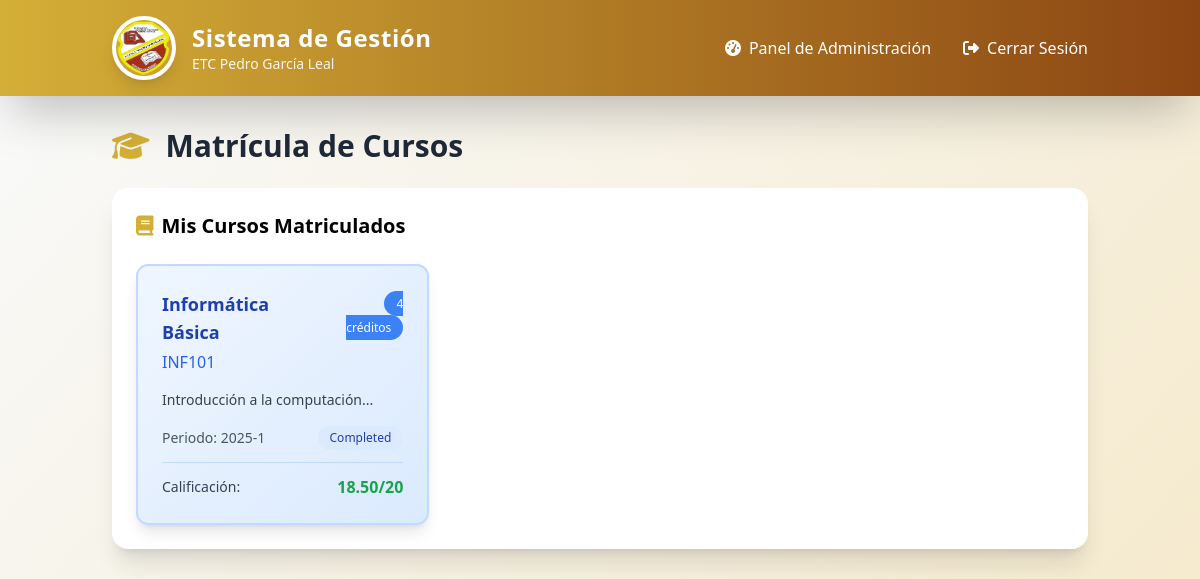
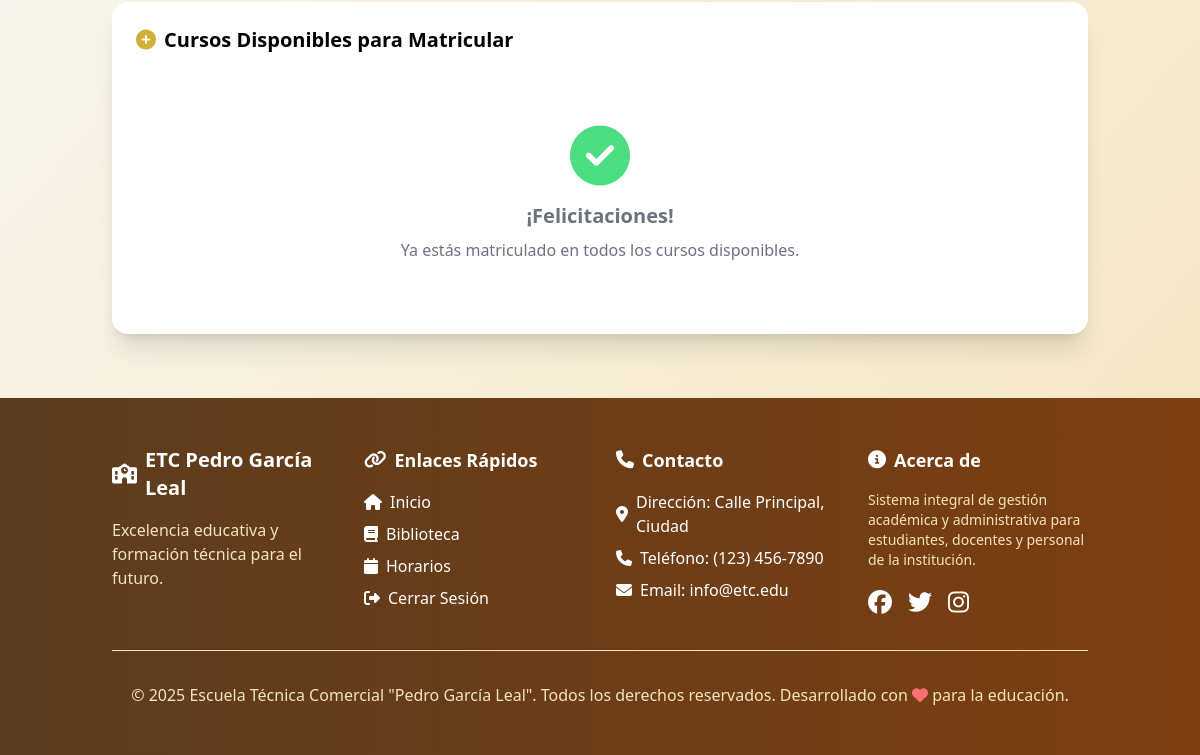
Before: /modules/student/enroll.php (signed in) with the older database file (2 pictures, top to bottom).
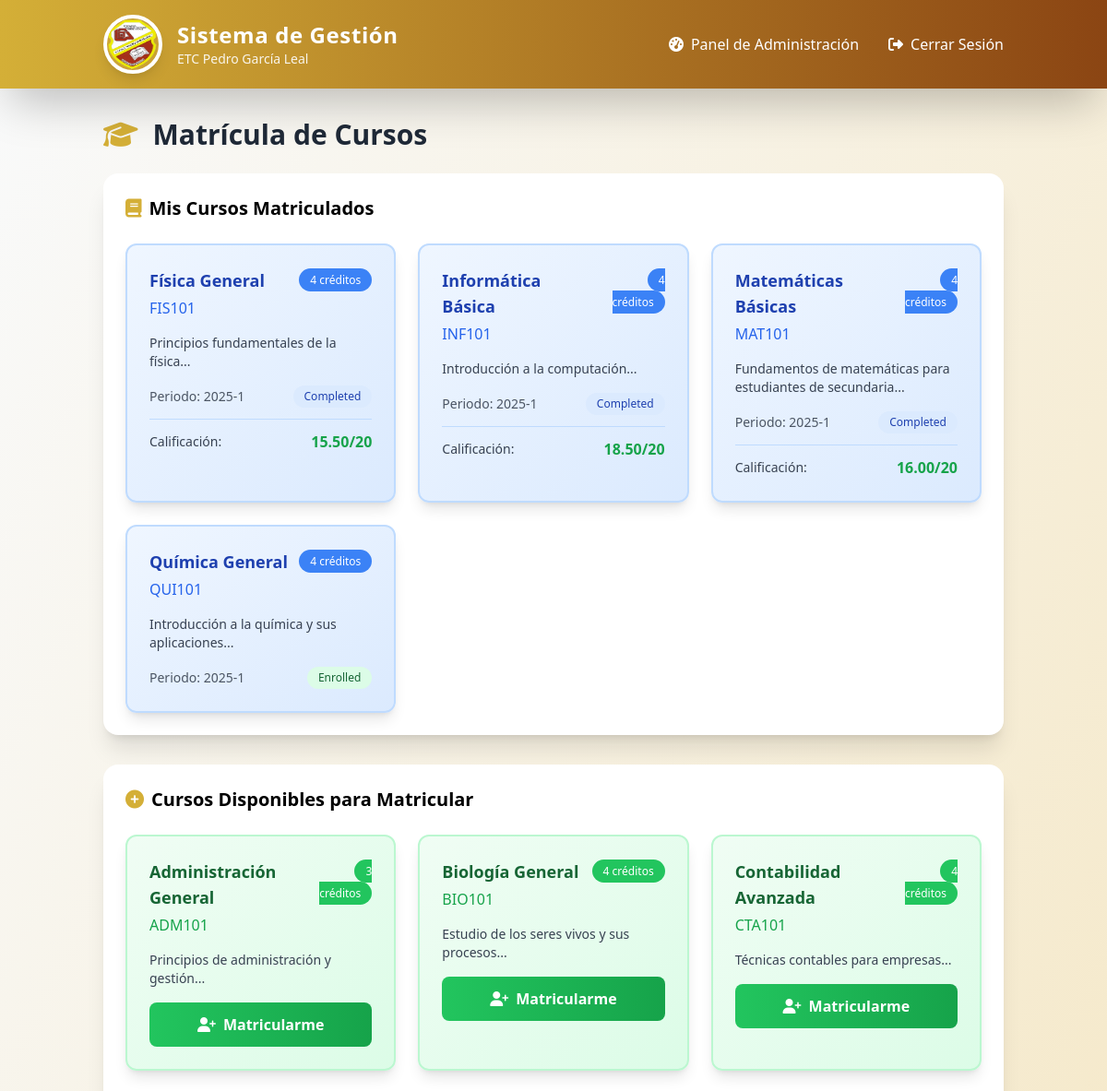
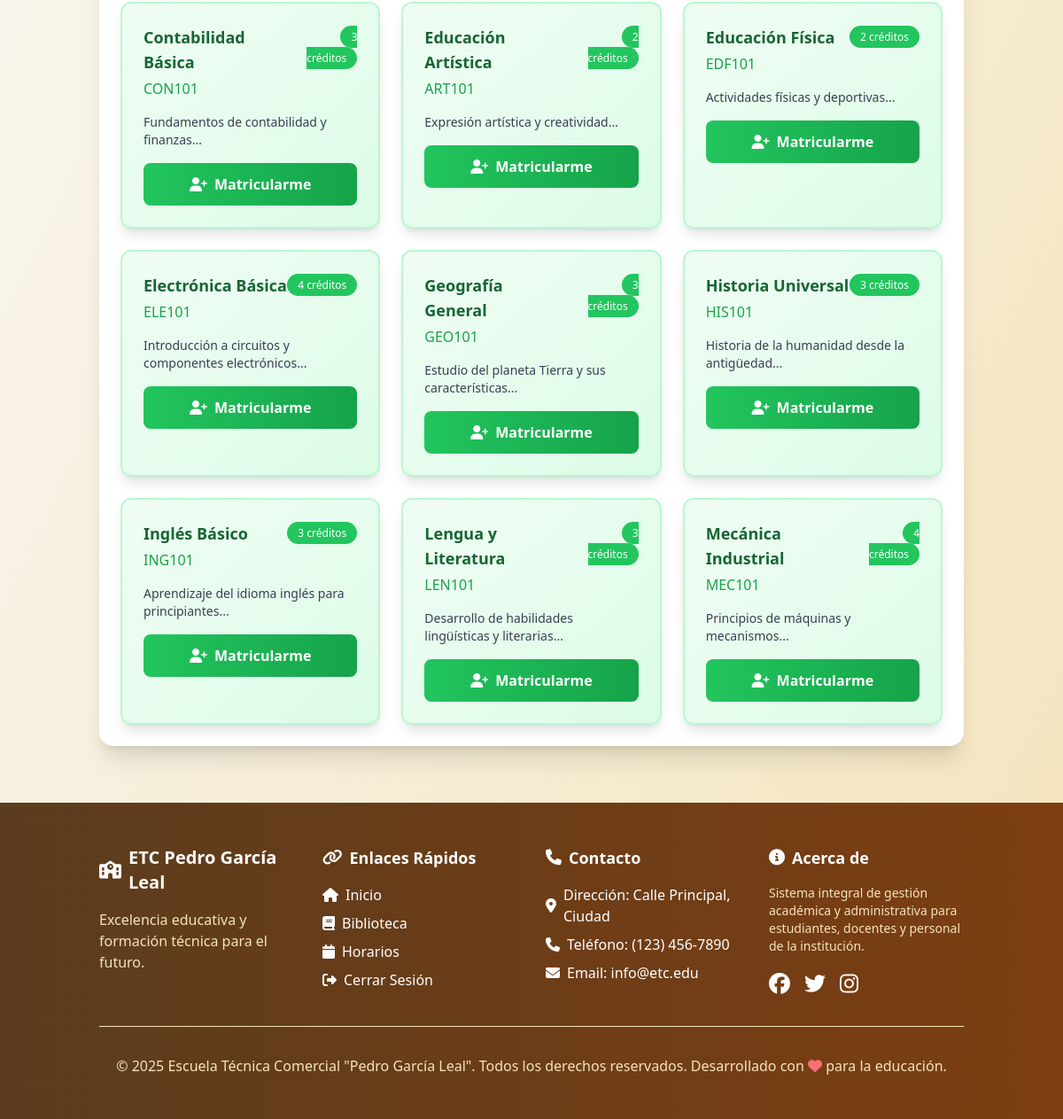
After: the same page with the newer database file (2 pictures, top to bottom).
### tables this page shows
CREATE TABLE `enrollments` (
  `id` int(11) NOT NULL,
  `student_id` int(11) NOT NULL,
  `course_id` int(11) NOT NULL,
  `period` varchar(20) NOT NULL,
  `grade` decimal(5,2) DEFAULT NULL,
  `status` enum('enrolled','completed','failed') DEFAULT 'enrolled'
);

CREATE TABLE `courses` (
  `id` int(11) NOT NULL,
  `code` varchar(20) NOT NULL,
  `name` varchar(100) NOT NULL,
  `credits` int(11) NOT NULL,
  `description` text DEFAULT NULL
);

### modules/student/enroll.php (the view, shortened to what the changed rows need)
<?php require_once '../../includes/config.php'; ?>
<?php include '../../templates/header.php'; ?>
<?php
$user_id = $_SESSION['user_id'];
$stmt = $pdo->prepare("
    SELECT c.* FROM courses c
    WHERE c.id NOT IN (
        SELECT course_id FROM enrollments WHERE student_id = ?
    )
    ORDER BY c.name
");
$stmt->execute([$user_id]);
$available_courses = $stmt->fetchAll(PDO::FETCH_ASSOC);
$stmt = $pdo->prepare("
    SELECT e.id, e.period, e.status, e.grade,
           c.name, c.code, c.credits, c.description
    FROM enrollments e
    JOIN courses c ON e.course_id = c.id
    WHERE e.student_id = ?
    ORDER BY c.name
");
$stmt->execute([$user_id]);
$current_enrollments = $stmt->fetchAll(PDO::FETCH_ASSOC);
?>
<main class="container mx-auto px-6 py-8">
    <h2 class="text-3xl font-bold text-gray-800 mb-6 animate-slide-in-left flex items-center">
        <i class="fas fa-graduation-cap mr-4 text-primary"></i>
        Matrícula de Cursos
    </h2>
    <?php if (!empty($current_enrollments)): ?>
        <div class="bg-white p-6 rounded-2xl shadow-xl mb-8 animate-fade-in-up">
            <div class="grid md:grid-cols-2 lg:grid-cols-3 gap-6">
                <?php foreach ($current_enrollments as $enrollment): ?>
                    <div class="bg-gradient-to-br from-blue-50 to-blue-100 p-6 rounded-xl shadow-lg border-2 border-blue-200">
                        <div class="flex items-start justify-between mb-4">
                            <div>
                                <h4 class="text-lg font-bold text-blue-800 mb-1">
                                    <?php echo htmlspecialchars($enrollment['name']); ?>
                                </h4>
                                <p class="text-blue-600 font-medium">
                                    <?php echo htmlspecialchars($enrollment['code']); ?>
                                </p>
                            </div>
                            <div class="text-right">
                                <span class="bg-blue-500 text-white px-3 py-1 rounded-full text-xs font-medium">
                                    <?php echo $enrollment['credits']; ?> créditos
                                </span>
                            </div>
                        </div>
                        <p class="text-gray-700 text-sm mb-4">
                            <?php echo htmlspecialchars(substr($enrollment['description'] ?? 'Sin descripción', 0, 100)); ?>...
                        </p>
                        <div class="flex items-center justify-between">
                            <div class="text-sm text-gray-600">
                                <span class="font-medium">Periodo:</span> <?php echo htmlspecialchars($enrollment['period']); ?>
                            </div>
                            <span class="px-3 py-1 rounded-full text-xs font-medium
                                <?php
                                if ($enrollment['status'] == 'enrolled') echo 'bg-green-100 text-green-800';
                                elseif ($enrollment['status'] == 'completed') echo 'bg-blue-100 text-blue-800';
                                elseif ($enrollment['status'] == 'failed') echo 'bg-red-100 text-red-800';
                                else echo 'bg-gray-100 text-gray-800';
                                ?>">
                                <?php echo ucfirst($enrollment['status']); ?>
                            </span>
                        </div>
                        <?php if ($enrollment['grade'] !== null): ?>
                            <div class="mt-3 pt-3 border-t border-blue-200">
                                <div class="flex items-center justify-between">
                                    <span class="text-sm font-medium text-gray-700">Calificación:</span>
                                    <span class="font-bold <?php echo $enrollment['grade'] >= 10 ? 'text-green-600' : 'text-red-600'; ?>">
                                        <?php echo $enrollment['grade']; ?>/20
                                    </span>
                                </div>
                            </div>
                        <?php endif; ?>
                    </div>
                <?php endforeach; ?>
            </div>
        </div>
    <?php endif; ?>
    <div class="bg-white p-6 rounded-2xl shadow-xl animate-fade-in-up">
        <?php if (!empty($available_courses)): ?>
            <div class="grid md:grid-cols-2 lg:grid-cols-3 gap-6">
                <?php foreach ($available_courses as $course): ?>
                    <div class="bg-gradient-to-br from-green-50 to-green-100 p-6 rounded-xl shadow-lg border-2 border-green-200 hover:shadow-xl transition duration-300">
                        <div class="flex items-start justify-between mb-4">
                            <div>
                                <h4 class="text-lg font-bold text-green-800 mb-1">
                                    <?php echo htmlspecialchars($course['name']); ?>
                                </h4>
                                <p class="text-green-600 font-medium">
                                    <?php echo htmlspecialchars($course['code']); ?>
                                </p>
                            </div>
                            <div class="text-right">
                                <span class="bg-green-500 text-white px-3 py-1 rounded-full text-xs font-medium">
                                    <?php echo $course['credits']; ?> créditos
                                </span>
                            </div>
                        </div>
                        <p class="text-gray-700 text-sm mb-4">
                            <?php echo htmlspecialchars(substr($course['description'] ?? 'Sin descripción', 0, 100)); ?>...
                        </p>
                        <form method="POST" class="mt-4">
                            <button type="submit" name="enroll_course" class="w-full bg-gradient-to-r from-green-500 to-green-600 text-white font-bold py-3 px-6 rounded-lg hover:shadow-lg transition duration-300 transform hover:scale-105 flex items-center justify-center">
                                <i class="fas fa-user-plus mr-2"></i>
                                Matricularme
                            </button>
                        </form>
                    </div>
                <?php endforeach; ?>
            </div>
        <?php else: ?>
            <div class="text-center py-12 text-gray-500">
                <i class="fas fa-check-circle text-6xl mb-4 text-green-400"></i>
                <h4 class="text-xl font-semibold mb-2">¡Felicitaciones!</h4>
                <p>Ya estás matriculado en todos los cursos disponibles.</p>
            </div>
        <?php endif; ?>
    </div>
</main>
<?php include '../../templates/footer.php'; ?>

Changed rows visible on the page:
now on this page (row unchanged): enrollments: course.name "Física General", course.code "FIS101", course.credits "4", course.description "Principios fundamentales de la física", period "2025-1", status "Completed", grade "15.50"
now on this page (row unchanged): enrollments: course.name "Matemáticas Básicas", course.code "MAT101", course.credits "4", course.description "Fundamentos de matemáticas para estudiantes de secundaria", period "2025-1", status "Completed", grade "16.00"
now on this page (row unchanged): enrollments: course.name "Química General", course.code "QUI101", course.credits "4", course.description "Introducción a la química y sus aplicaciones", period "2025-1", status "Enrolled"
added courses: name "Administración General", code "ADM101", credits "3", description "Principios de administración y gestión"
added courses: name "Biología General", code "BIO101", credits "4", description "Estudio de los seres vivos y sus procesos"
added courses: name "Contabilidad Avanzada", code "CTA101", credits "4", description "Técnicas contables para empresas"
added courses: name "Contabilidad Básica", code "CON101", credits "3", description "Fundamentos de contabilidad y finanzas"
added courses: name "Educación Artística", code "ART101", credits "2", description "Expresión artística y creatividad"
added courses: name "Educación Física", code "EDF101", credits "2", description "Actividades físicas y deportivas"
added courses: name "Electrónica Básica", code "ELE101", credits "4", description "Introducción a circuitos y componentes electrónicos"
added courses: name "Geografía General", code "GEO101", credits "3", description "Estudio del planeta Tierra y sus características"
added courses: name "Historia Universal", code "HIS101", credits "3", description "Historia de la humanidad desde la antigüedad"
added courses: name "Inglés Básico", code "ING101", credits "3", description "Aprendizaje del idioma inglés para principiantes"
added courses: name "Lengua y Literatura", code "LEN101", credits "3", description "Desarrollo de habilidades lingüísticas y literarias"
added courses: name "Mecánica Industrial", code "MEC101", credits "4", description "Principios de máquinas y mecanismos"
Other visible differences:
text no longer shown: "¡Felicitaciones! Ya estás matriculado en todos los cursos disponibles."
